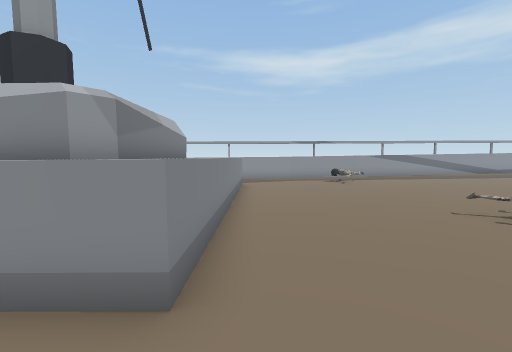
view 1 (above)

22 first-person views from a walk through a scene from a Unity 3-D project. The camera is 1.4 m above the floor, tilts 4° down and sees 90° across. The floor is counted in squares, 1.03 m on a side. Each view is taken from the middle of a square. On the plan, view 1 faces up. The plan holds only what a view shows up to about 13 squares ahead; the rest is blank. The place goes on beyond the plan. The player character is not drawn. Some animated figures are left out.

view 2
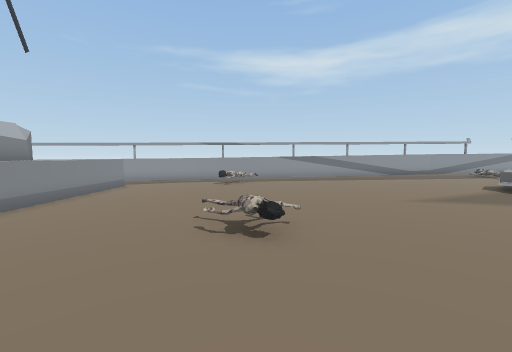

view 3
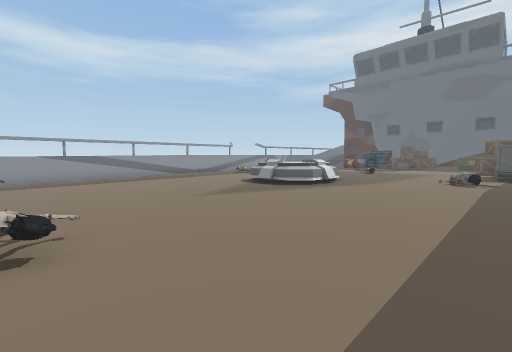

view 4
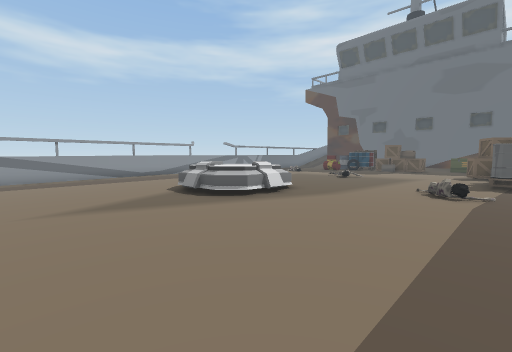

view 5
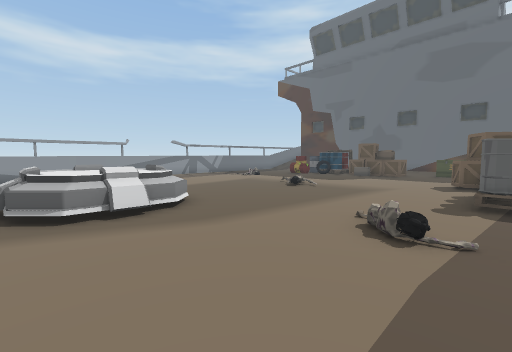

view 6
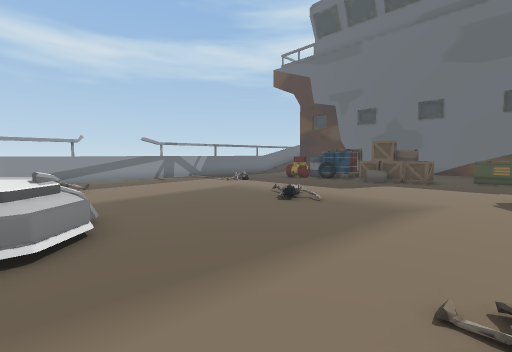

view 7
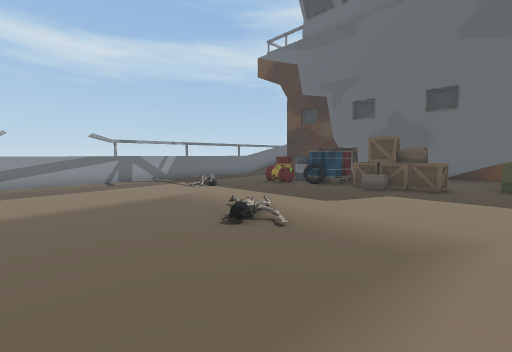

view 8
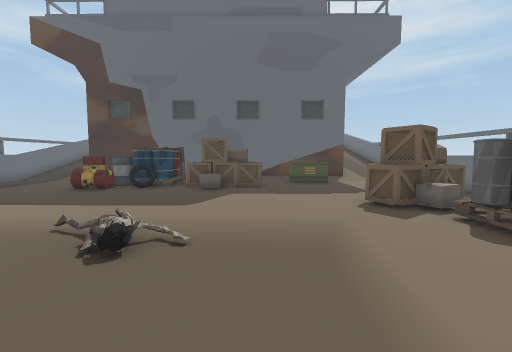

view 9
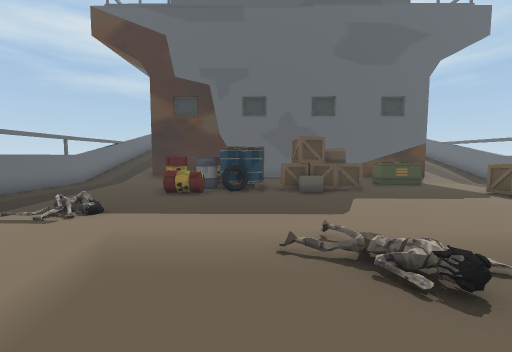

view 10
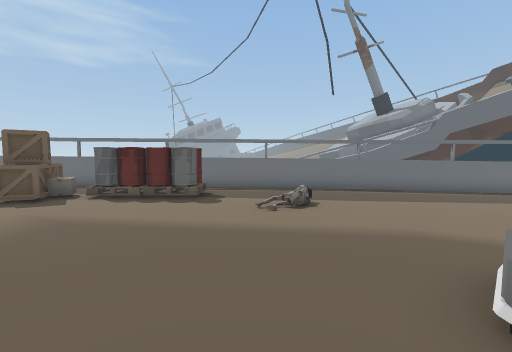

view 11
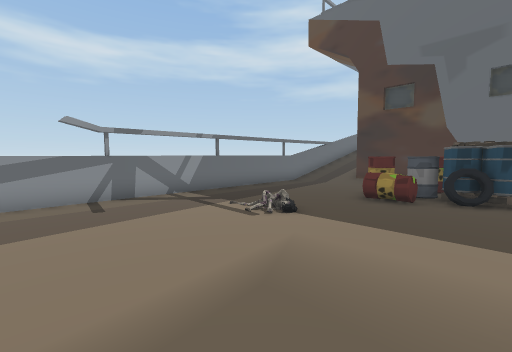

view 12
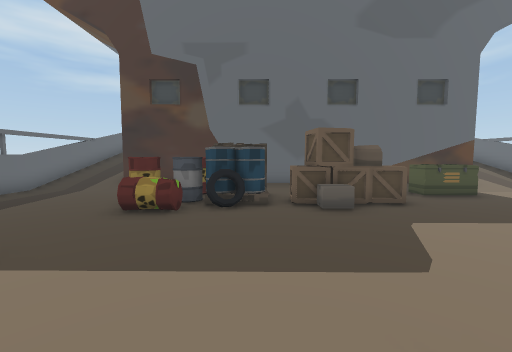

view 13
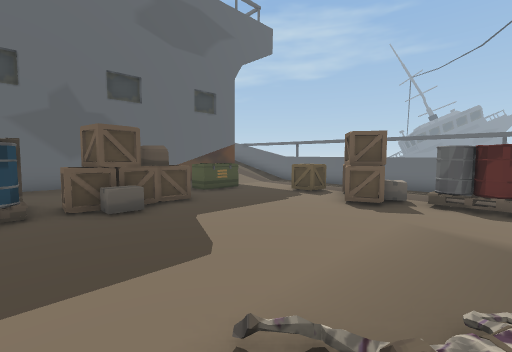

view 14
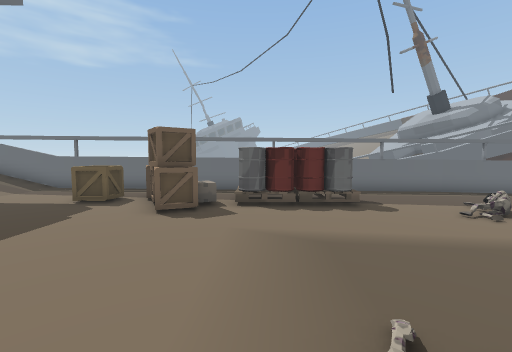

view 15
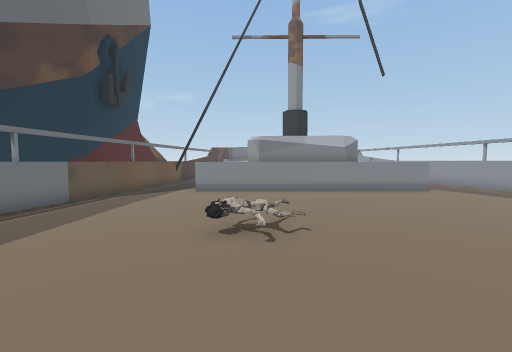

view 16
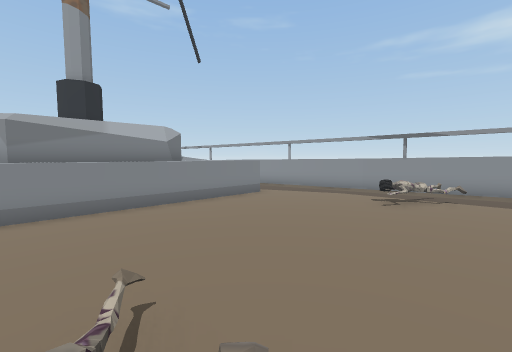

view 17
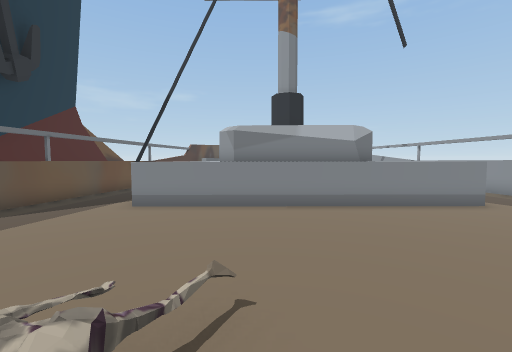

view 18
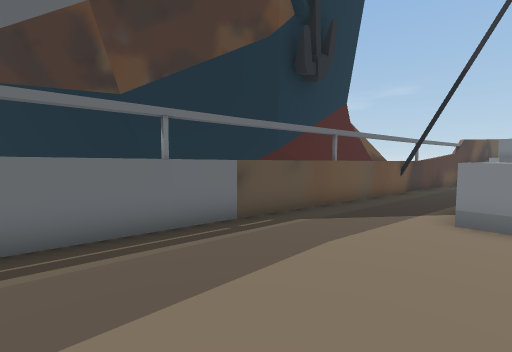

view 19
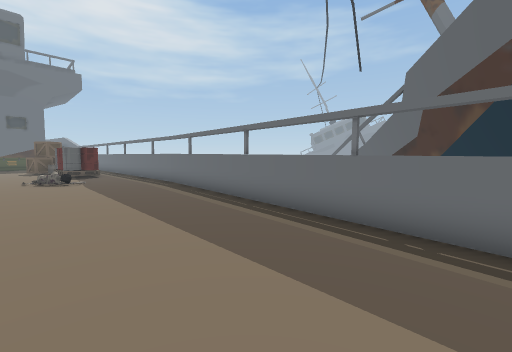

view 20
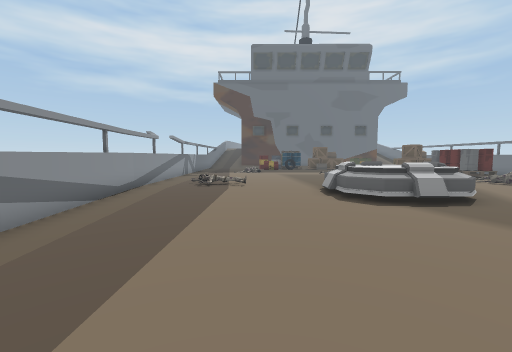

view 21
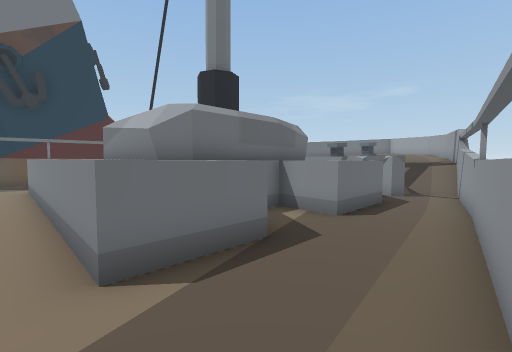

view 22
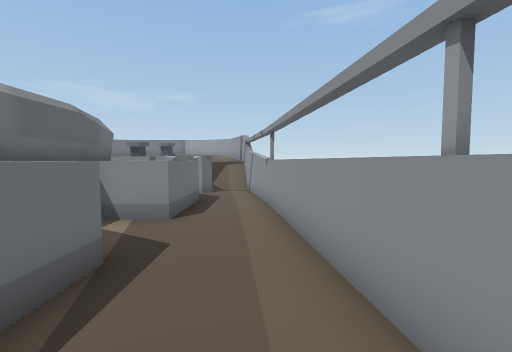

### Floor plan
Key: @ floor where view 1 was taken; # wall or solid block; x gap in a wall; . main floor; : floor 0.25 m higher than the main floor; - floor 0.25 m lower than the main floor; / step, stairs or slope; = window, fence, low wall or low ledge; ^ raised ledge; v drop or lower ground; B barrelstack; C crate; A barrel; O other object.
Columns run from 8 left of view 1 to 38 right of it. Each row starts with its distance up from view 1.
 18                    ############################
 17         ########  ##............::::::::::::///
 16 v#######-------.. ........../...::::::::::::///
 15 #--------------............//...:::::::::::://
 14 ------------OO-............//...::::/:::::::#
 13 ^^^--^^^-------............/.....:::/::::A  #
 12   ^-^^^^-------..................::::::AAA  #
 11  ^^#^^^^-------..................::::::AAAAA#
 10 ^^   ^ ^-------.........^^^^.....:::::::BBB #
  9      ^^^--------.......^^^^^......::::::BBB:#
  8      ^ ^--------.......^^^^^......::::::##::#
  7      ^^^--------.......^^^^^.....O::::::##  #
  6      ^ ^-----//-........^^^.......::::::##  #
  5    ^^^ ^-----/O/...................:::::#=::#
  4        ^------O-...................:::::::::#
  3      ^^^--------...................:::::::CC#
  2   ^--^^^--------...................:::::::CC#
  1 -----------------...........O.......##::::: #
  0 ###-----@--------..............BBBBx##:C:::/#
 -1  ########--------..............BBBB.:#xC:::///
 -2        #############................:::::::////
 -3         #v         ##############  ############
 -4         ###v
 -5           ###

Positions as (right, up) in squares from view 1, and headings:
1: (0, 0), facing up
2: (6, 0), facing up
3: (6, 0), facing up-right
4: (10, 0), facing up-right
5: (15, 0), facing up-right
6: (18, 2), facing up-right
7: (21, 3), facing up-right
8: (21, 5), facing right
9: (22, 9), facing right
10: (21, 9), facing down
11: (23, 9), facing up-right
12: (25, 9), facing right
13: (25, 9), facing down-right
14: (26, 8), facing down
15: (11, 5), facing left
16: (7, 5), facing up-left
17: (7, 6), facing left
18: (6, 3), facing down-left
19: (6, 3), facing down-right
20: (8, 13), facing right
21: (0, 16), facing down-left
22: (0, 15), facing left
